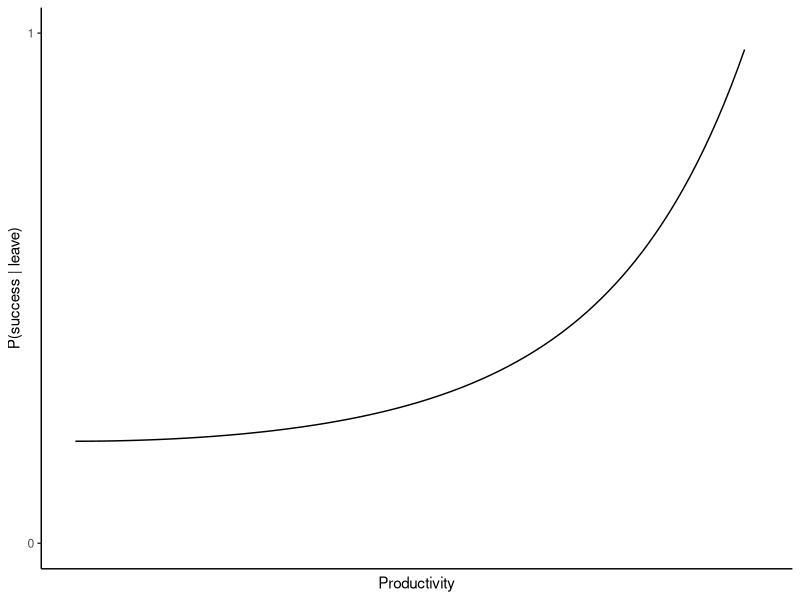
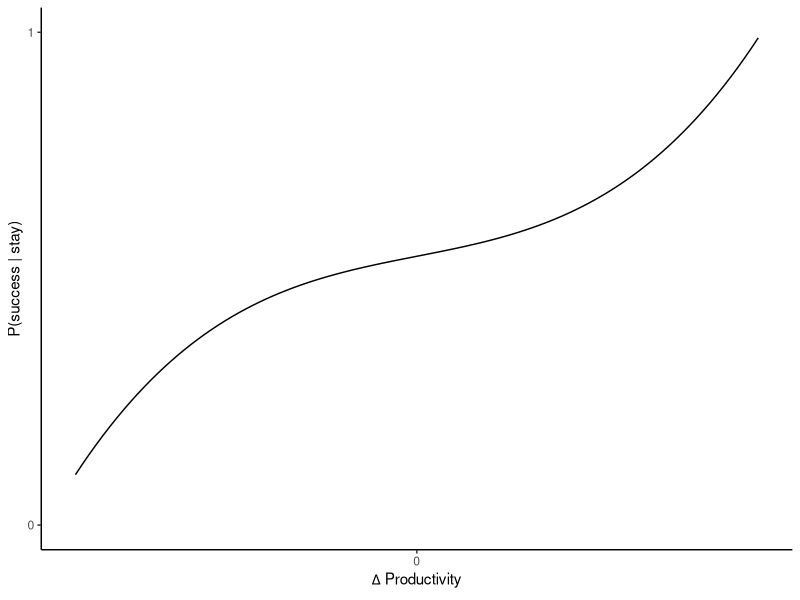
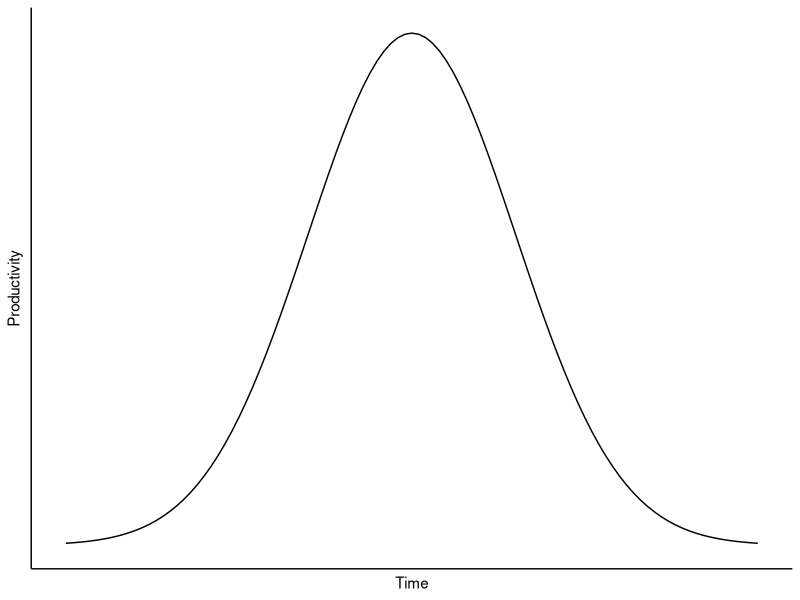
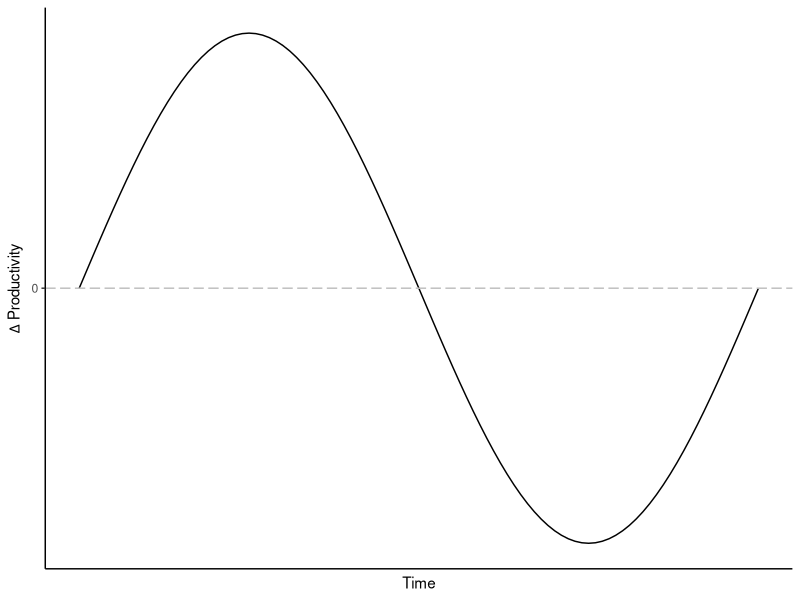
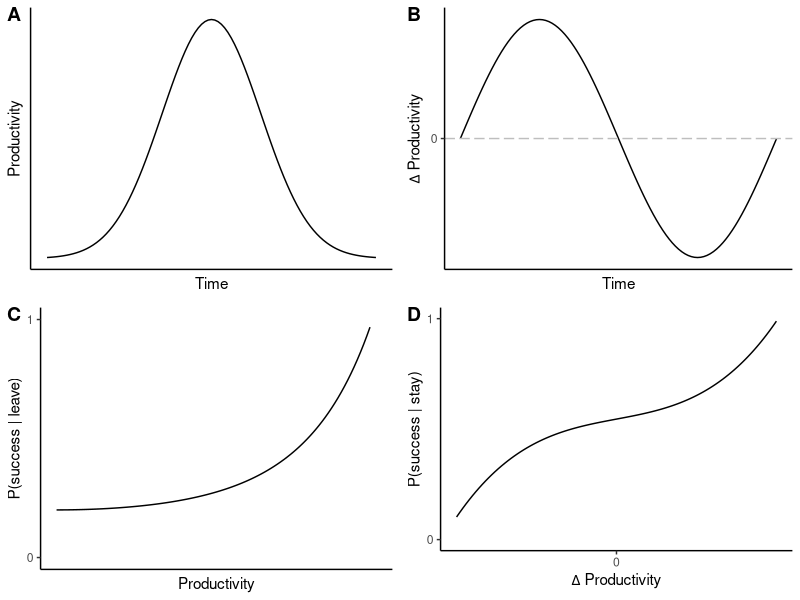

Write the R code that produced these figures, in order.
# Making Theoretical Figure for Paper
# November 2019
# EKB

# Make individual figures then piece together
# Figures to make:
#   1. Pr(success|leave) vs. Productivity
#   2. Pr(success|stay) vs. Change in Productivity
#   3. Productivity vs. Time
#   4. Change in Productivity vs. Time
#   5. Leave|Stay vs. Time

# Central Tenant: Pr(success|leave) > Pr(success|stay)

library(tidyverse)
library(ggpubr)

# Plot 1: 

(plot1 <- ggplot(data.frame(x = c(0, 1.5)), aes(x)) + 
  stat_function(fun = function(x) exp(x^2) + 1) +
  xlab('Productivity') +
  ylab('P(success | leave)') +
  scale_y_continuous(limits = c(0, 10), 
                     breaks = c(0, 10),
                     labels = c(0.0, 1.0)) +
  theme_classic() +
  theme(axis.text.x = element_blank(),
        axis.ticks.x = element_blank()))
#ggsave("plots/theoretical_plots/plot1.png", plot1)

# Plot 2: 

x_axis_title <- expression(Delta*" Productivity")

(plot2 <- ggplot(data.frame(x = c(-1.5, 1.5)), aes(x)) + 
  stat_function(fun = function(x) x^3 + x + 1) +
  xlab(x_axis_title) +
  ylab('P(success | stay)') +
  scale_y_continuous(limits = c(-5, 6), 
                     breaks = c(-5, 6),
                     labels = c(0.0, 1.0)) +
  scale_x_continuous(breaks = c(0), labels = c(0)) +  
  theme_classic()) 
#ggsave("plots/theoretical_plots/plot2.png", plot2)

# Plot 3: Productivity vs. Time

(plot3 <- ggplot(data.frame(x = c(-5, 5)), aes(x)) + 
  stat_function(fun = dnorm, args = list(sd = 1.5)) +
  xlab('Time') +
  ylab('Productivity') +
  theme_classic() +
  theme(axis.text = element_blank(),
        axis.ticks = element_blank()))
#ggsave("plots/theoretical_plots/plot3.png", plot3)
  
# Plot 4: Change in Productivity vs. Time

y_axis_title <- expression(Delta*" Productivity")

(plot4 <- ggplot(data.frame(x = c(0, 2*pi)), aes(x)) + 
  stat_function(fun = sin) +
  geom_hline(yintercept = 0, color = "gray", linetype = "longdash") +
  scale_y_continuous(limits = c(-1,1), breaks = c(0), labels = c(0)) +
  xlab('Time') +
  ylab(y_axis_title) +
  theme_classic() +
  theme(axis.text.x = element_blank(),
        axis.ticks.x = element_blank()))
#ggsave("plots/theoretical_plots/plot4.png", plot4)

# Piece together
(multipanel <- ggarrange(plot3, plot4, plot1, plot2, labels = c("A", "B", "C", "D"), ncol = 2, nrow = 2))
#ggsave("plots/theoretical_plots/multipanel_figure.png", multipanel)
